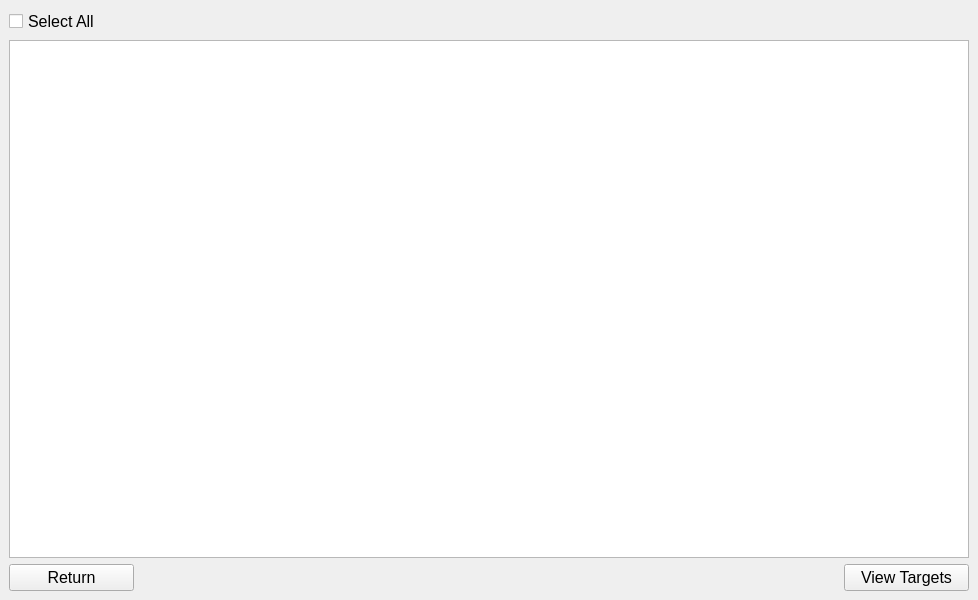
<?xml version="1.0" encoding="UTF-8"?>
<ui version="4.0">
 <class>MainWindow</class>
 <widget class="QMainWindow" name="MainWindow">
  <property name="enabled">
   <bool>true</bool>
  </property>
  <property name="geometry">
   <rect>
    <x>0</x>
    <y>0</y>
    <width>978</width>
    <height>600</height>
   </rect>
  </property>
  <property name="font">
   <font>
    <family>Arial</family>
    <pointsize>12</pointsize>
    <weight>50</weight>
    <italic>false</italic>
    <bold>false</bold>
   </font>
  </property>
  <property name="windowTitle">
   <string>CASPER</string>
  </property>
  <property name="styleSheet">
   <string notr="true"/>
  </property>
  <widget class="QWidget" name="centralwidget">
   <layout class="QGridLayout" name="gridLayout">
    <item row="1" column="0">
     <widget class="QCheckBox" name="chkSelectAll">
      <property name="text">
       <string>Select All</string>
      </property>
     </widget>
    </item>
    <item row="2" column="0" colspan="2">
     <widget class="QTableWidget" name="tblTargets">
      <property name="minimumSize">
       <size>
        <width>0</width>
        <height>317</height>
       </size>
      </property>
      <property name="maximumSize">
       <size>
        <width>16777215</width>
        <height>16777215</height>
       </size>
      </property>
     </widget>
    </item>
    <item row="3" column="0" rowspan="2" colspan="2">
     <layout class="QHBoxLayout" name="horizontalLayout">
      <item alignment="Qt::AlignLeft">
       <widget class="QPushButton" name="pbtnBack">
        <property name="sizePolicy">
         <sizepolicy hsizetype="Minimum" vsizetype="Fixed">
          <horstretch>0</horstretch>
          <verstretch>0</verstretch>
         </sizepolicy>
        </property>
        <property name="minimumSize">
         <size>
          <width>125</width>
          <height>0</height>
         </size>
        </property>
        <property name="maximumSize">
         <size>
          <width>16777215</width>
          <height>16777215</height>
         </size>
        </property>
        <property name="text">
         <string>Return</string>
        </property>
       </widget>
      </item>
      <item alignment="Qt::AlignRight">
       <widget class="QPushButton" name="pbtnViewTargets">
        <property name="sizePolicy">
         <sizepolicy hsizetype="Minimum" vsizetype="Fixed">
          <horstretch>0</horstretch>
          <verstretch>0</verstretch>
         </sizepolicy>
        </property>
        <property name="minimumSize">
         <size>
          <width>125</width>
          <height>0</height>
         </size>
        </property>
        <property name="maximumSize">
         <size>
          <width>16777215</width>
          <height>16777215</height>
         </size>
        </property>
        <property name="text">
         <string>View Targets</string>
        </property>
       </widget>
      </item>
     </layout>
    </item>
   </layout>
  </widget>
  <action name="actionNew">
   <property name="text">
    <string>New</string>
   </property>
  </action>
  <action name="actionOpen">
   <property name="text">
    <string>Open</string>
   </property>
  </action>
  <action name="actionOpen_Recent">
   <property name="text">
    <string>Open Recent...</string>
   </property>
  </action>
  <action name="actionSave">
   <property name="text">
    <string>Save</string>
   </property>
  </action>
  <action name="actionExit">
   <property name="text">
    <string>Exit</string>
   </property>
  </action>
  <action name="actionUndo">
   <property name="text">
    <string>Undo</string>
   </property>
  </action>
  <action name="actionCut">
   <property name="text">
    <string>Cut</string>
   </property>
  </action>
  <action name="actionCopy">
   <property name="text">
    <string>Copy</string>
   </property>
  </action>
  <action name="actionPaste">
   <property name="text">
    <string>Paste</string>
   </property>
  </action>
  <action name="actionCut_Rev_Com">
   <property name="text">
    <string>Cut Rev-Com</string>
   </property>
  </action>
  <action name="actionCopy_Rev_Com">
   <property name="text">
    <string>Copy Rev-Com</string>
   </property>
  </action>
  <action name="actionPaste_Rev_Com">
   <property name="text">
    <string>Paste Rev-Com</string>
   </property>
  </action>
  <action name="actionUpload_New_Genome">
   <property name="text">
    <string>Seq_Finder Analysis...</string>
   </property>
  </action>
  <action name="actionUpload_New_Endonuclease">
   <property name="text">
    <string>Define New Endonuclease...</string>
   </property>
  </action>
  <action name="actionChange_Directory">
   <property name="text">
    <string>Change Database Directory</string>
   </property>
  </action>
  <action name="actionNCBI_BLAST">
   <property name="text">
    <string>NCBI BLAST</string>
   </property>
  </action>
  <action name="actionExcel_csv">
   <property name="text">
    <string>Excel (.csv)</string>
   </property>
  </action>
  <action name="actionIDT_Order">
   <property name="text">
    <string>IDT Order</string>
   </property>
  </action>
  <action name="actionMultitargeting">
   <property name="text">
    <string>Multitargeting</string>
   </property>
  </action>
  <action name="actionPopulation_Analysis">
   <property name="text">
    <string>Population Analysis</string>
   </property>
  </action>
  <action name="actionComplete_Target_Analysis">
   <property name="text">
    <string>Complete Target Analysis</string>
   </property>
  </action>
  <action name="actionNew_CASPER_Window">
   <property name="text">
    <string>New CASPER Window</string>
   </property>
  </action>
 </widget>
 <resources/>
 <connections/>
</ui>
